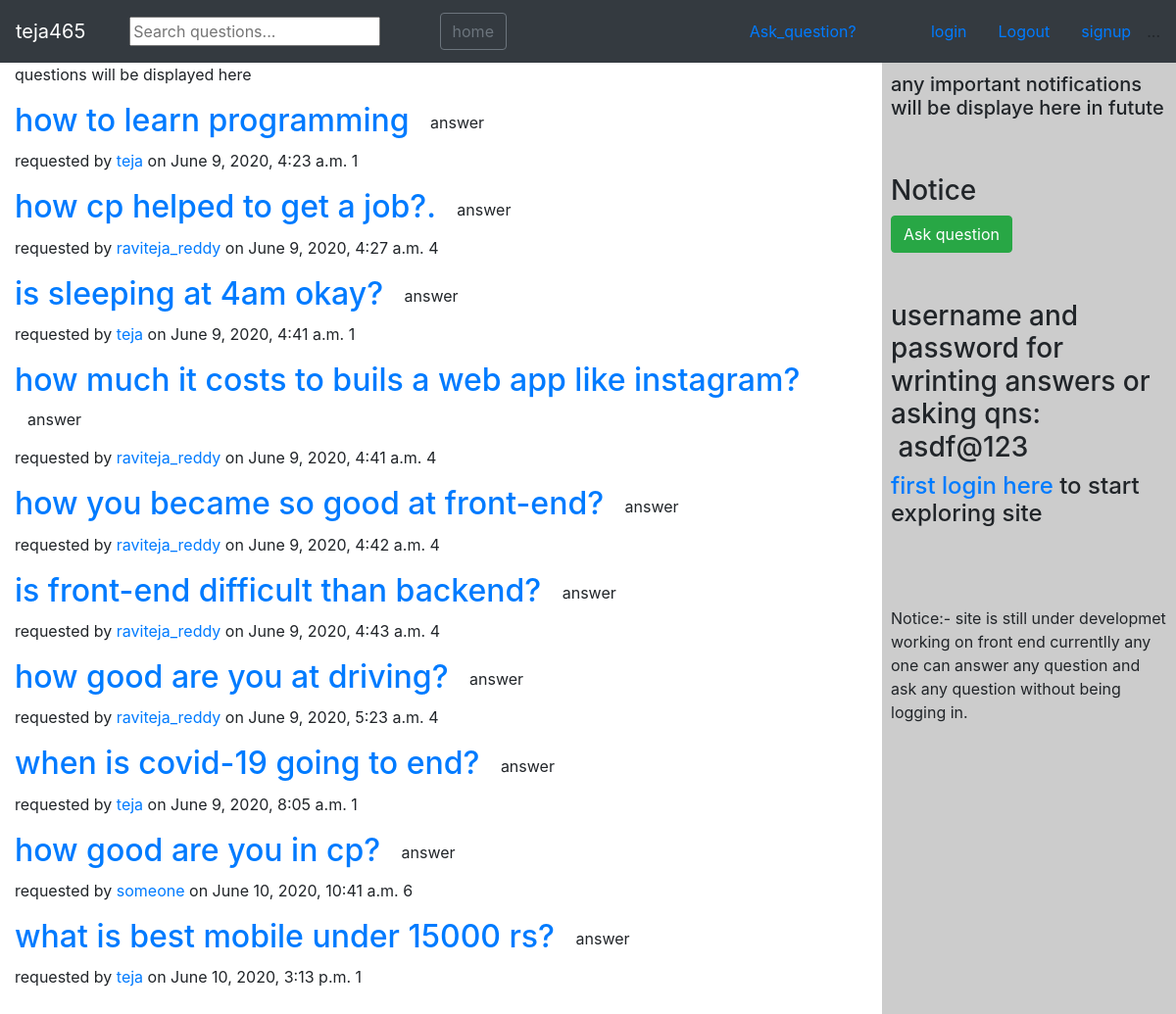
The page / on the database its author committed.
### myapp/models.py (models this page shows, shortened)
class questions_model(models.Model):
    author = models.ForeignKey(User,on_delete=models.CASCADE,related_name='questions')
    question = models.TextField()
    date=models.DateTimeField(default=timezone.now)

### myapp/views.py (the view)
# urls.py: path('', views.index_view),
def index_view(request):
    questions=questions_model.objects.all()
    return render(request,'home.html',{'questions':questions})

### templates/home.html (shortened to what this page needs)
<!DOCTYPE html>
{% extends 'base.html'%}
{% block content%}
<div class="content">
  <p>questions will be displayed here</p>
  {% for question in questions%}
  <div class="question_heading">
    <h2> <a href="detail/{{question.id}}">{{question.question}}&nbsp;<a href="http://127.0.0.1:8000/answer/{{question.id}}" class='btn'>answer</a> </a> </h2>
    <p>requested by <a href="http://127.0.0.1:8000/profile/{{question.author.id}}" >{{question.author}}</a> on {{question.date}} {{question.author.id}}
    </p>
  </div>
  {% endfor%}
</div>
{% endblock%}
{% block sidebar%}
<div class="sidebar">
  <h5>any important notifications will be displaye here in futute</h5>
  <br><br>
<h3>Notice</h3>
  <a href="http://127.0.0.1:8000/ask/" class="btn btn-success">Ask question</a>
  <br><br><br>
  <h3> username and  password for  wrinting answers or asking qns: &nbsp;asdf@123</h3>
  <h4><a href="http://127.0.0.1:8000/admin/">first login here </a> to start exploring site</h4>
  <br><br><br>
<p>Notice:- site is still under developmet working on front end currentlly any one can answer any question and ask any question without being logging in.
</p>
<div class="spacing_div">
</div>
</div>
{% endblock%}

### templates/base.html (shortened to what this page needs)
<!DOCTYPE html>
{% load static%}
<html lang="en" dir="ltr">
  <head>
    <link rel="stylesheet" href="{% static "index.css"%}">
     <link rel="stylesheet" href="{% static "bootstrap.css"%}">
  </head>
  <body>
    <nav class="navbar navbar-expand-sm bg-dark navbar-dark">
      <a class="navbar-brand" href="http://127.0.0.1:8000/" >teja465</a>
      <input  type="text" placeholder="Search questions...">
      <a href="http://127.0.0.1:8000/" class="btn btn-outline-secondary">home</a>
  <a href="http://127.0.0.1:8000/ask/">Ask_question?</a>
      <a class="nav-link" href="http://127.0.0.1:8000/accounts/login">login</a>
      <a class="nav-link" href="http://127.0.0.1:8000/accounts/logout/">Logout</a>
      <a class="nav-link" href="http://127.0.0.1:8000/signup/">signup</a>
      ...
    </nav>
{%  block content %}
{% endblock%}
{%  block sidebar %}
{% endblock%}
  </body>
</html>

### static/index.css (style rules this page uses)
.content { float:left; padding: 0 0 0 15px; width: 70% }
.sidebar { float:right; padding: 10px 10px 0 9px ; width: 25%; background-color: #cccccc; }
.spacing_div { padding-bottom: 520px; }

### rows shown on the page
questions_model: question "how to learn programming", author "teja", date "June 9, 2020, 4:23 a.m.", author.id "1"
questions_model: question "how cp helped to get a job?.", author "raviteja_reddy", date "June 9, 2020, 4:27 a.m.", author.id "4"
questions_model: question "is sleeping at 4am okay?", author "teja", date "June 9, 2020, 4:41 a.m.", author.id "1"
questions_model: question "how much it costs to buils a web app like instagram?", author "raviteja_reddy", date "June 9, 2020, 4:41 a.m.", author.id "4"
questions_model: question "how you became so good at front-end?", author "raviteja_reddy", date "June 9, 2020, 4:42 a.m.", author.id "4"
questions_model: question "is front-end difficult than backend?", author "raviteja_reddy", date "June 9, 2020, 4:43 a.m.", author.id "4"
questions_model: question "how good are you at driving?", author "raviteja_reddy", date "June 9, 2020, 5:23 a.m.", author.id "4"
questions_model: question "when is covid-19 going to end?", author "teja", date "June 9, 2020, 8:05 a.m.", author.id "1"
questions_model: question "how good are you in cp?", author "someone", date "June 10, 2020, 10:41 a.m.", author.id "6"
questions_model: question "what is best mobile under 15000 rs?", author "teja", date "June 10, 2020, 3:13 p.m.", author.id "1"
